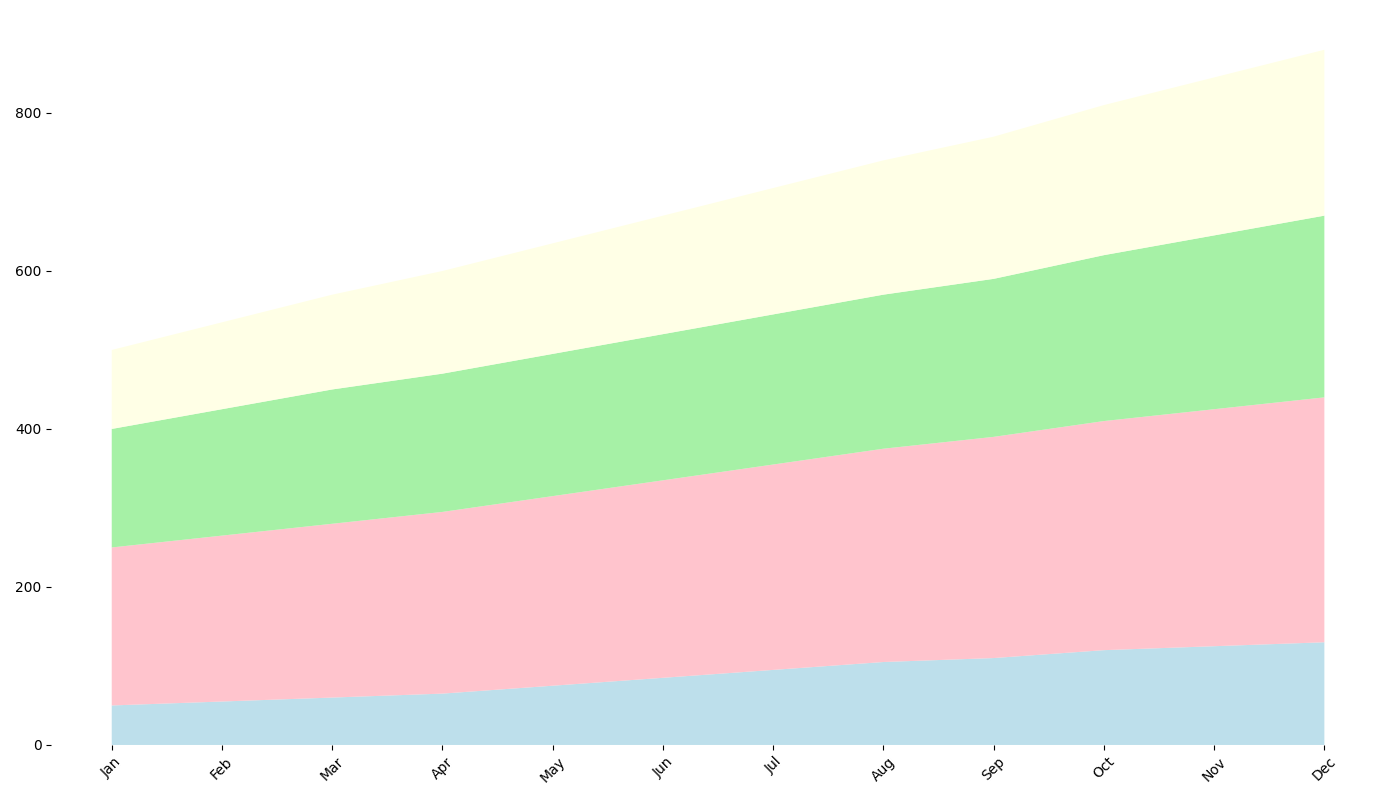

Here is the Python script that generated this plot:
import matplotlib.pyplot as plt
import numpy as np

months = ['Jan', 'Feb', 'Mar', 'Apr', 'May', 'Jun', 'Jul', 'Aug', 'Sep', 'Oct', 'Nov', 'Dec']
smart_meters_traffic = [50, 55, 60, 65, 75, 85, 95, 105, 110, 120, 125, 130]
security_cameras_traffic = [200, 210, 220, 230, 240, 250, 260, 270, 280, 290, 300, 310]
connected_vehicles_traffic = [150, 160, 170, 175, 180, 185, 190, 195, 200, 210, 220, 230]
smart_home_traffic = [100, 110, 120, 130, 140, 150, 160, 170, 180, 190, 200, 210]

fig, ax = plt.subplots(figsize=(14, 8))

traffic_data = np.vstack([smart_meters_traffic, security_cameras_traffic, connected_vehicles_traffic, smart_home_traffic])
ax.stackplot(months, traffic_data, colors=['#ADD8E6', '#FFB6C1', '#90EE90', '#FFFFE0'], alpha=0.8)

plt.xticks(rotation=45)

fig.patch.set_visible(False)
ax.spines['top'].set_visible(False)
ax.spines['right'].set_visible(False)
ax.spines['left'].set_visible(False)
ax.spines['bottom'].set_visible(False)

plt.tight_layout()
plt.show()
